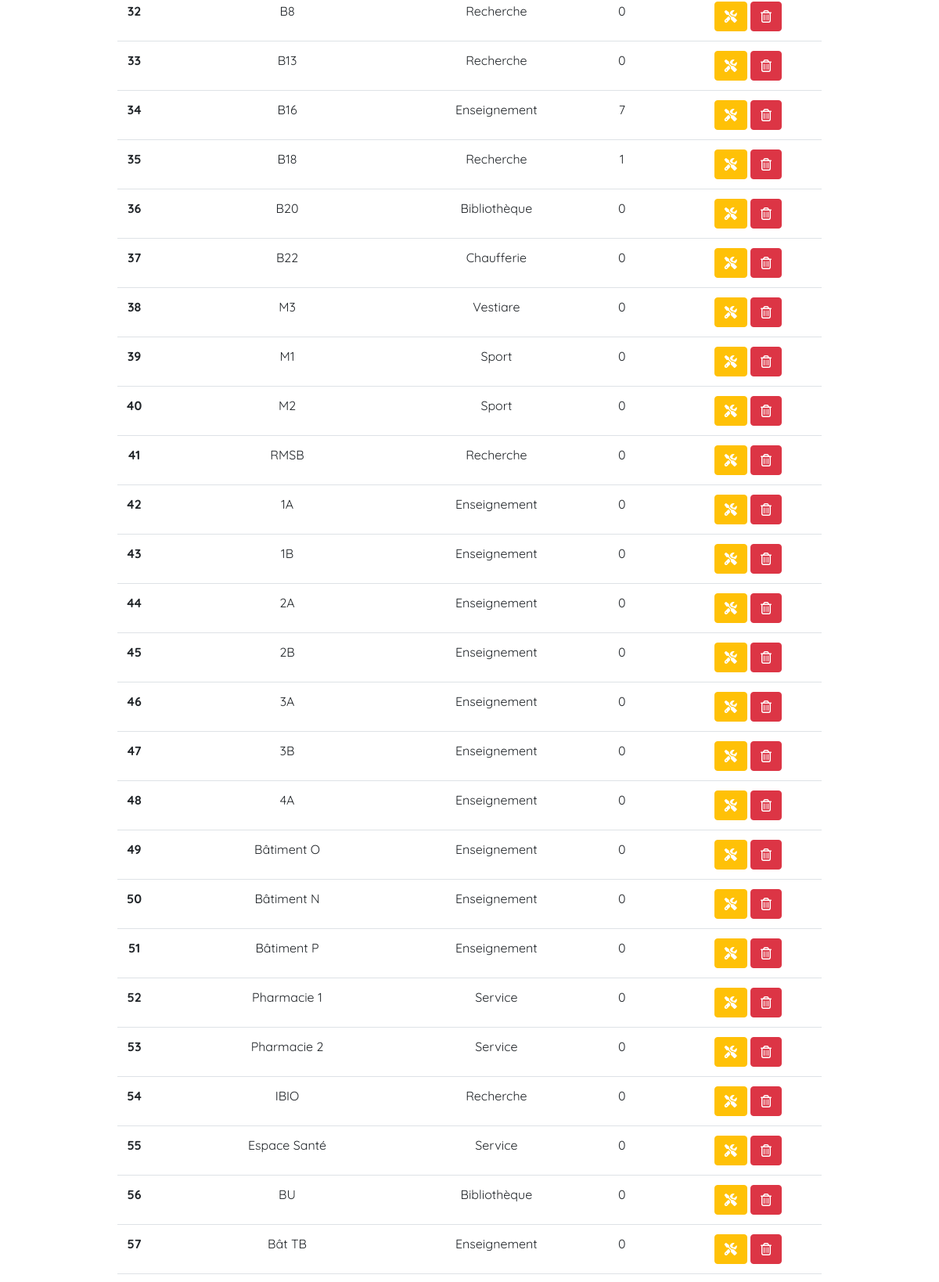
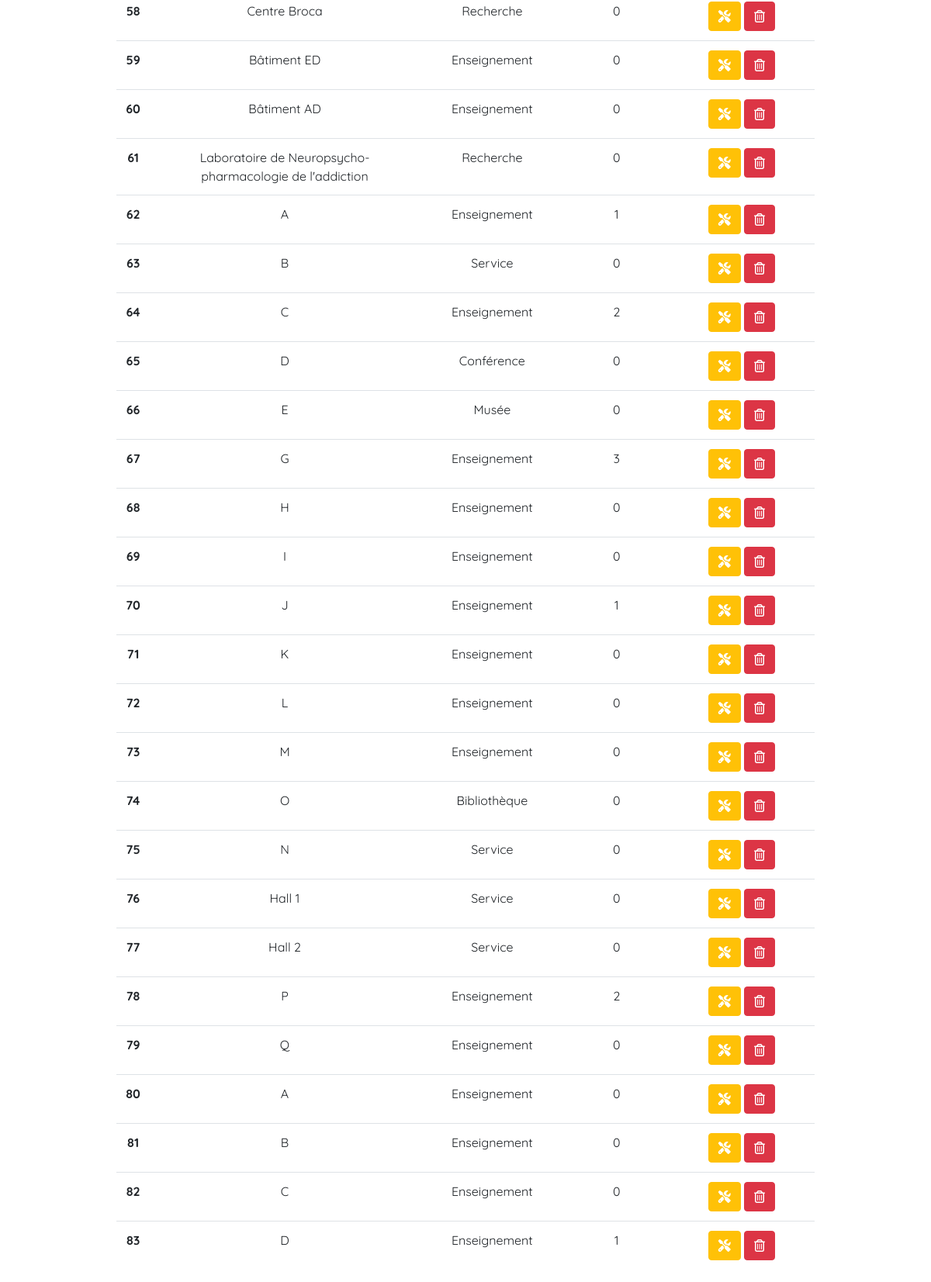
Before: /edit/building/0 (lower part) with the older database file (2 pictures, top to bottom).
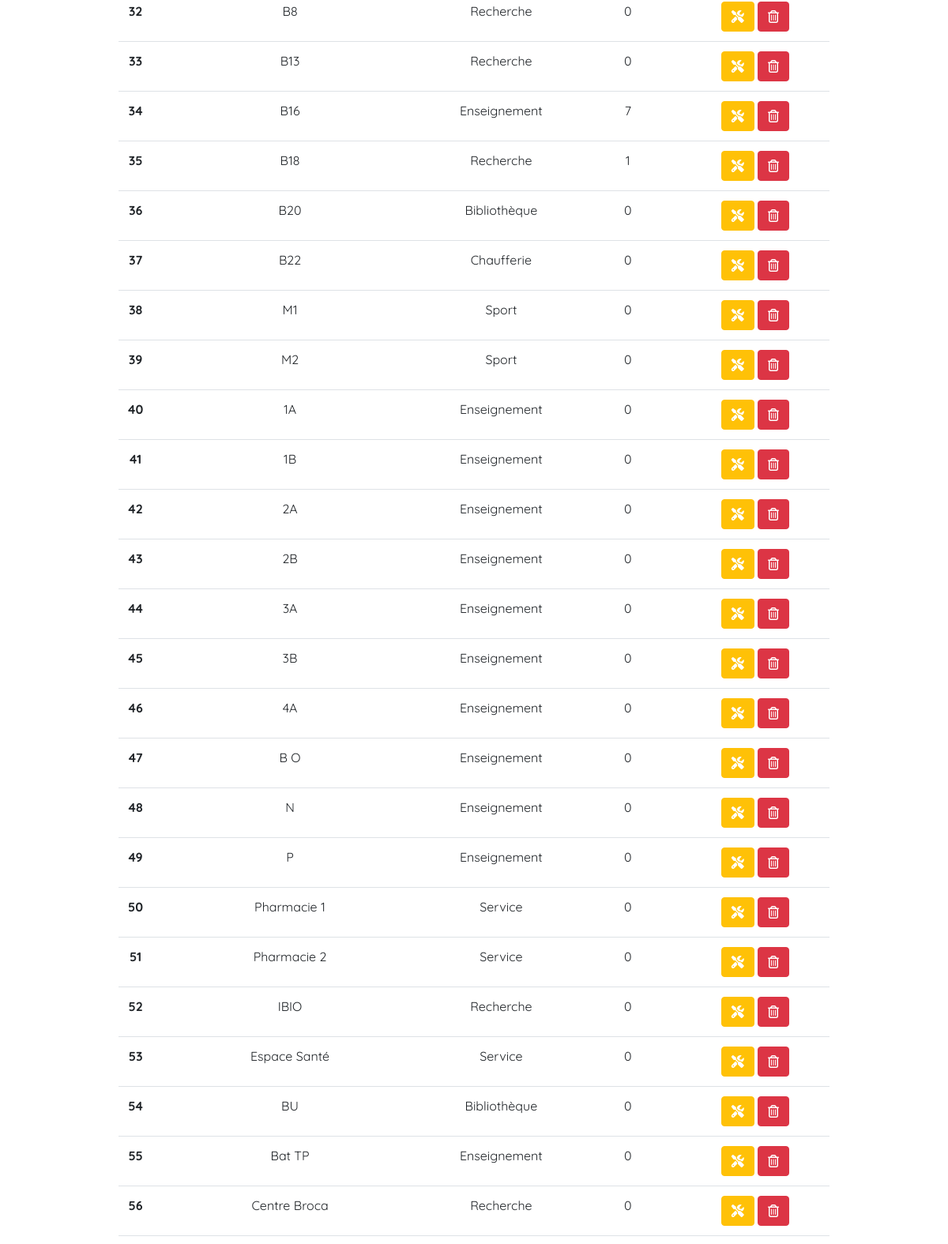
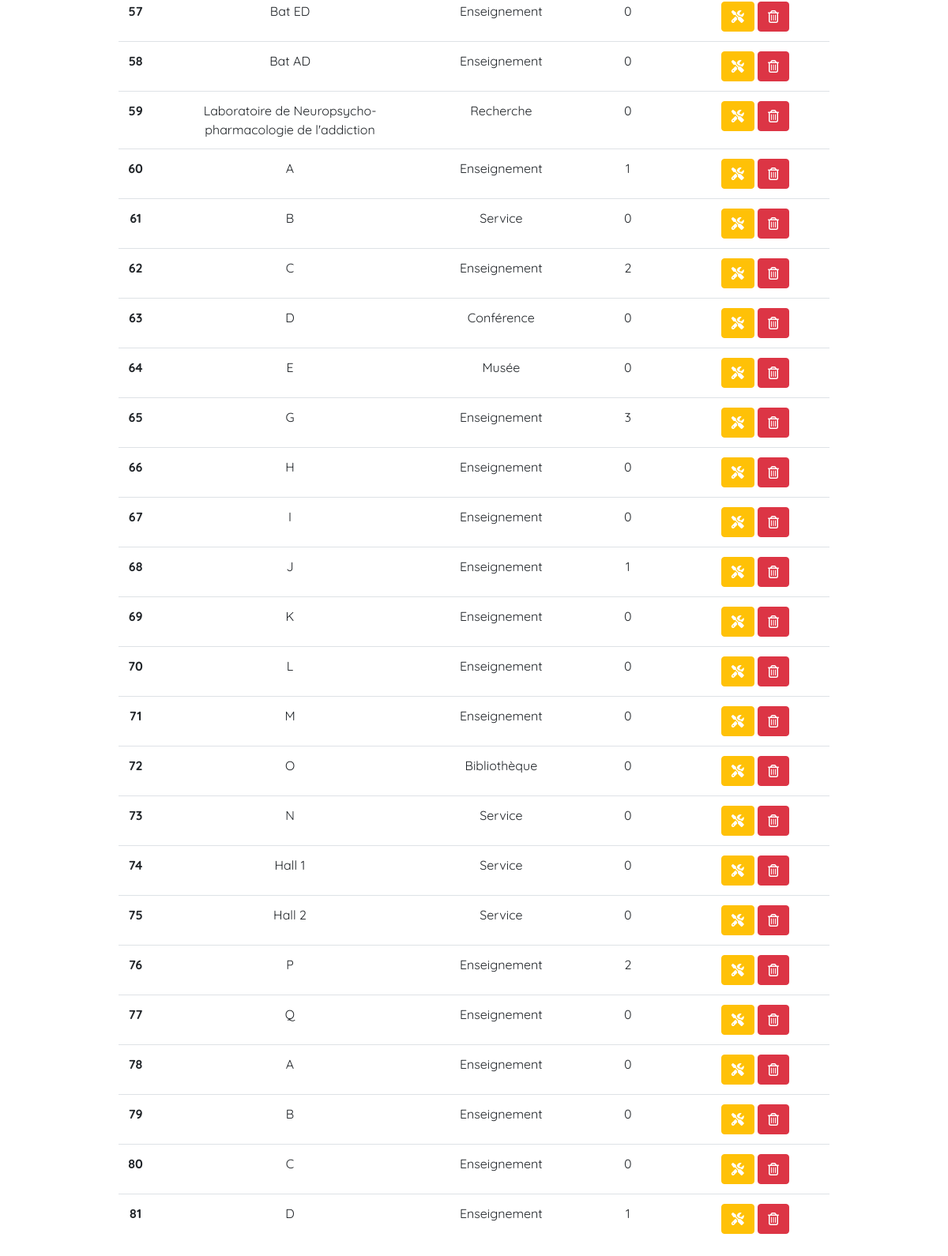
After: the same page with the newer database file (2 pictures, top to bottom).
### localisation/models.py (models this page shows)
class Building(models.Model):
    name = models.CharField(max_length = 255)
    main_activity = models.CharField(max_length = 255, default= "")
    address = models.CharField(max_length = 500, default= "")
    coordinates =  models.CharField(max_length = 500, default= "")
    id_campus = models.ForeignKey('Campus' ,on_delete=models.CASCADE, default=DEFAULT_ID)
    class Meta:
        db_table = 'Building'

### managementTool/views.py (the view)
# urls.py: path('edit/building/0' , views.index , name = 'index'),
def index(request):
    hide = ""
    campus =  Campus.objects.all();
    if campus.count() > 0 :
        hide = "building"
        for c in campus :
            c.number = Building.objects.filter(id_campus = c.id).count()
    buildings = Building.objects.all();
    if buildings.count() > 0 :
        hide = "room"
        for b in buildings :
            b.number = Room.objects.filter(id_building = b.id).count()
    rooms = Room.objects.all();
    return render(request , 'index.html', {'buildings' : buildings, 'campus' : campus, 'rooms' : rooms, 'hide' : hide})

### managementTool/templates/index.html (shortened to what this page needs)
{% extends 'layout.html' %}
{% block body %}
    <div class="content">
        <div class="display component">
          <table class="table building show">
              <tbody>
                {% for b in buildings %}
                <tr class="{{b.id}}">
                    <th scope="row">{{forloop.counter}}</th>
                    <td>{{b.name}}</td>
                    <td>{{b.main_activity}}</td>
                    <td>{{b.number}}</td>
                    <td>
                        <a href="{% url 'edit_building' b.id %}" class="btn btn-warning"><i class="fas fa-tools"></i></a>
                        <a href="/edit/building/{{b.id}}/delete" class="btn btn-danger"><i class="far fa-trash-alt"></i></a>
                    </td>
                </tr>
                {% endfor %}
              </tbody>
          </table>
        </div>
    </div>
{% endblock %}

Changed rows visible on the page:
removed Building: name "M3", main_activity "Vestiare", number "0"
removed Building: name "RMSB", main_activity "Recherche", number "0"
changed Building (number 16 of 50 on the later page): name "Bâtiment O" → "B O"
changed Building (number 17 of 50 on the later page): name "Bâtiment N" → "N"
changed Building (number 18 of 50 on the later page): name "Bâtiment P" → "P"
changed Building: name "Bât TB" → "Bat TP"
changed Building: name "Bâtiment ED" → "Bat ED"
changed Building: name "Bâtiment AD" → "Bat AD"
